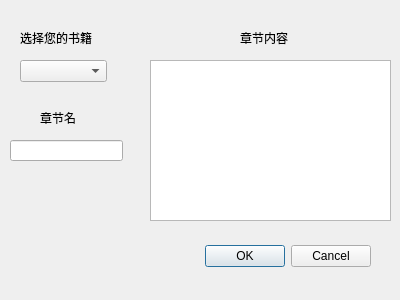
<?xml version="1.0" encoding="UTF-8"?>
<ui version="4.0">
 <class>AddChapter</class>
 <widget class="QDialog" name="AddChapter">
  <property name="geometry">
   <rect>
    <x>0</x>
    <y>0</y>
    <width>400</width>
    <height>300</height>
   </rect>
  </property>
  <property name="windowTitle">
   <string>Dialog</string>
  </property>
  <widget class="QDialogButtonBox" name="buttonBox">
   <property name="geometry">
    <rect>
     <x>30</x>
     <y>240</y>
     <width>341</width>
     <height>32</height>
    </rect>
   </property>
   <property name="orientation">
    <enum>Qt::Horizontal</enum>
   </property>
   <property name="standardButtons">
    <set>QDialogButtonBox::Cancel|QDialogButtonBox::Ok</set>
   </property>
  </widget>
  <widget class="QComboBox" name="comboBox">
   <property name="geometry">
    <rect>
     <x>20</x>
     <y>60</y>
     <width>87</width>
     <height>22</height>
    </rect>
   </property>
  </widget>
  <widget class="QLabel" name="label">
   <property name="geometry">
    <rect>
     <x>20</x>
     <y>30</y>
     <width>101</width>
     <height>16</height>
    </rect>
   </property>
   <property name="text">
    <string>选择您的书籍</string>
   </property>
  </widget>
  <widget class="QTextEdit" name="chapterText">
   <property name="geometry">
    <rect>
     <x>150</x>
     <y>60</y>
     <width>241</width>
     <height>161</height>
    </rect>
   </property>
  </widget>
  <widget class="QLabel" name="label_2">
   <property name="geometry">
    <rect>
     <x>240</x>
     <y>30</y>
     <width>72</width>
     <height>15</height>
    </rect>
   </property>
   <property name="text">
    <string>章节内容</string>
   </property>
  </widget>
  <widget class="QLineEdit" name="chapterName">
   <property name="geometry">
    <rect>
     <x>10</x>
     <y>140</y>
     <width>113</width>
     <height>21</height>
    </rect>
   </property>
  </widget>
  <widget class="QLabel" name="label_3">
   <property name="geometry">
    <rect>
     <x>40</x>
     <y>110</y>
     <width>72</width>
     <height>15</height>
    </rect>
   </property>
   <property name="text">
    <string>章节名</string>
   </property>
  </widget>
 </widget>
 <resources/>
 <connections>
  <connection>
   <sender>buttonBox</sender>
   <signal>accepted()</signal>
   <receiver>AddChapter</receiver>
   <slot>accept()</slot>
   <hints>
    <hint type="sourcelabel">
     <x>248</x>
     <y>254</y>
    </hint>
    <hint type="destinationlabel">
     <x>157</x>
     <y>274</y>
    </hint>
   </hints>
  </connection>
  <connection>
   <sender>buttonBox</sender>
   <signal>rejected()</signal>
   <receiver>AddChapter</receiver>
   <slot>reject()</slot>
   <hints>
    <hint type="sourcelabel">
     <x>316</x>
     <y>260</y>
    </hint>
    <hint type="destinationlabel">
     <x>286</x>
     <y>274</y>
    </hint>
   </hints>
  </connection>
 </connections>
</ui>
